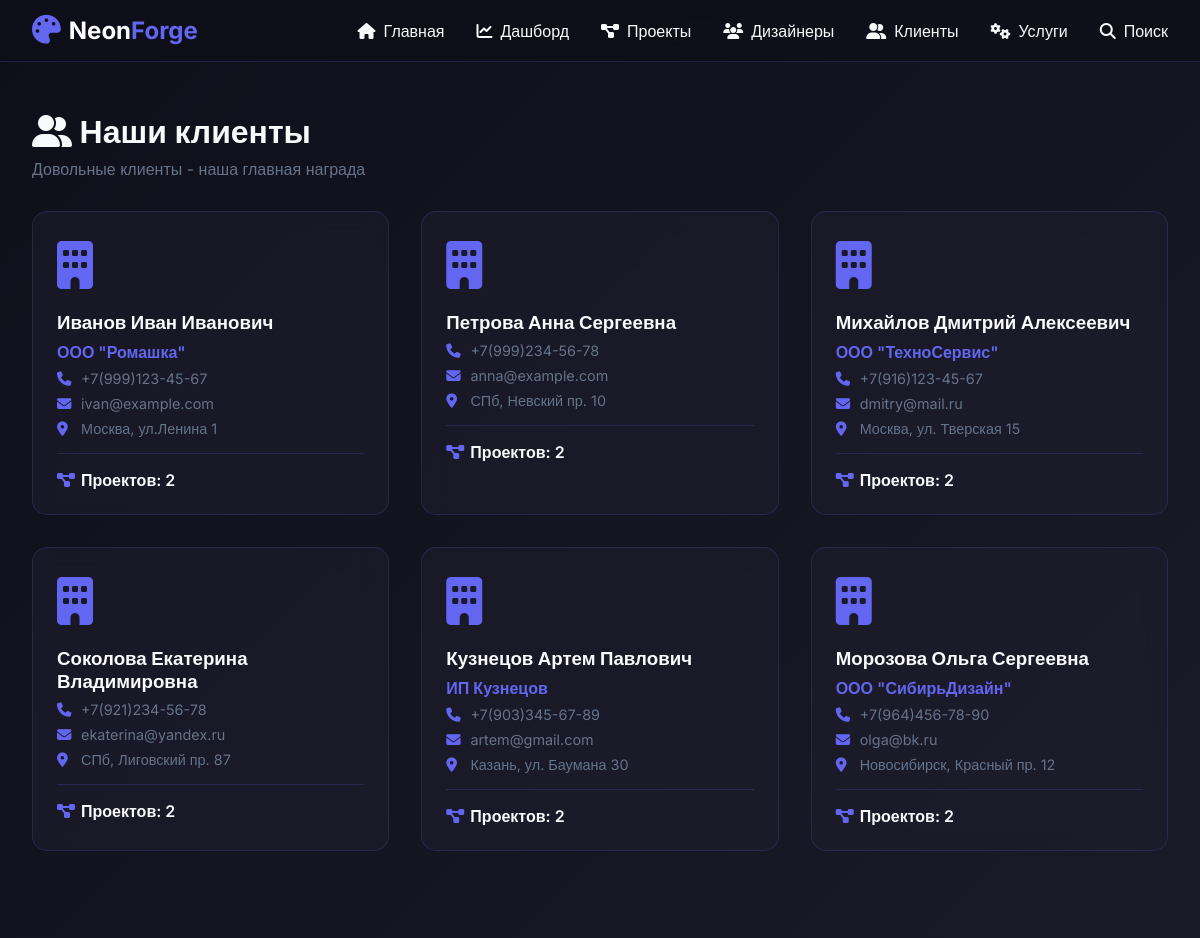
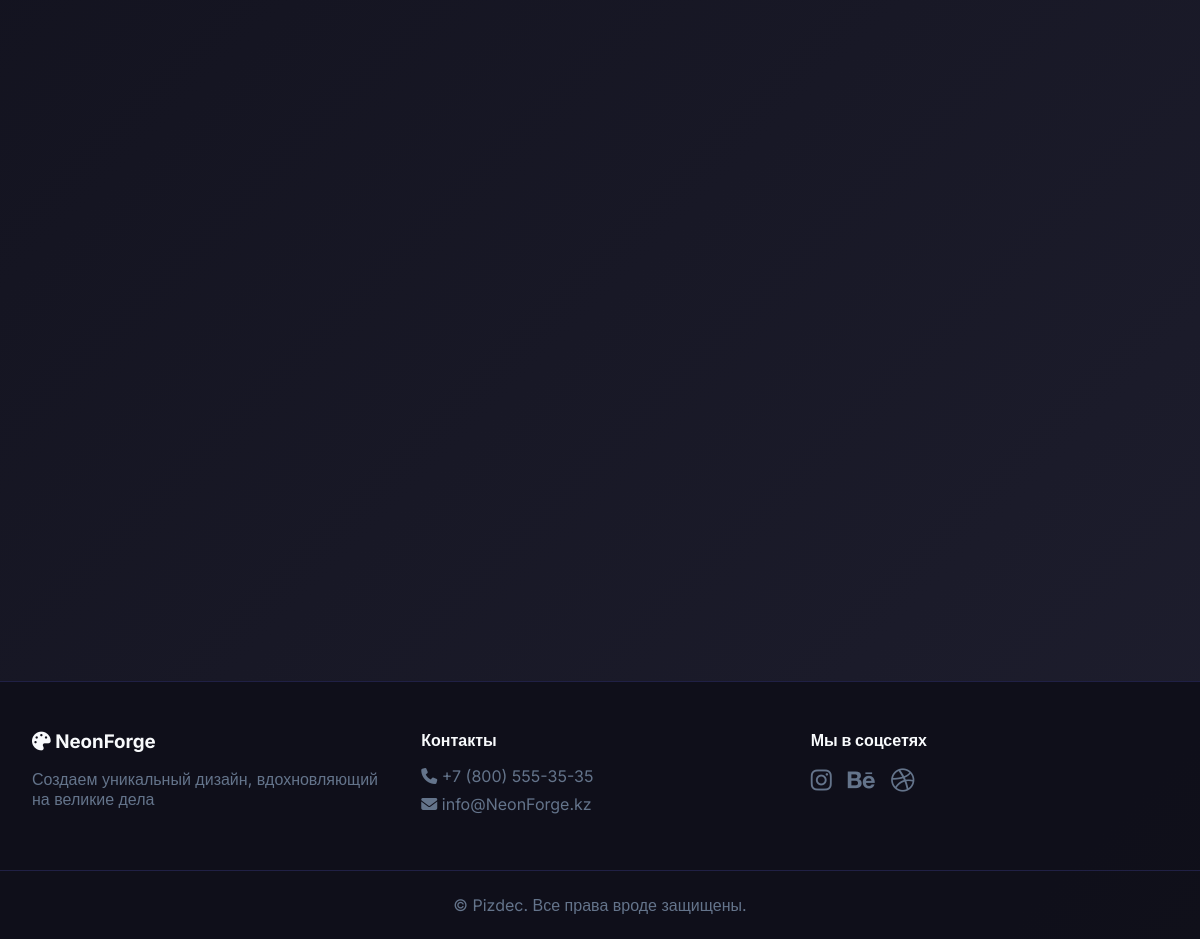
The app's page /pages/clients.php with its own data (2 pictures, top to bottom).
### pages/clients.php (the view, shortened to what this page needs)
<?php
require_once '../config/database.php';
include '../includes/header.php';
?>
<div class="container">
    <div class="page-header">
        <h1><i class="fas fa-user-friends"></i> Наши клиенты</h1>
        <p>Довольные клиенты - наша главная награда</p>
    </div>
    <div class="clients-grid">
        <?php
        $stmt = $pdo->query("
            SELECT к.*, COUNT(п.ID_Проекта) as projects_count
            FROM клиенты к
            LEFT JOIN проекты п ON к.ID_Клиента = п.ID_Клиента
            GROUP BY к.ID_Клиента
            ORDER BY projects_count DESC
        ");
        while ($client = $stmt->fetch(PDO::FETCH_ASSOC)) {
            ?>
            <div class="client-card">
                <div class="client-icon">
                    <i class="fas fa-building"></i>
                </div>
                <h3><?php echo htmlspecialchars($client['ФИО']); ?></h3>
                <?php if ($client['Компания']): ?>
                    <div class="client-company"><?php echo htmlspecialchars($client['Компания']); ?></div>
                <?php endif; ?>
                <div class="client-info">
                    <p><i class="fas fa-phone"></i> <?php echo htmlspecialchars($client['Телефон']); ?></p>
                    <p><i class="fas fa-envelope"></i> <?php echo htmlspecialchars($client['Email']); ?></p>
                    <p><i class="fas fa-map-marker-alt"></i> <?php echo htmlspecialchars($client['Адрес']); ?></p>
                    <div class="client-projects">
                        <i class="fas fa-project-diagram"></i> Проектов: <?php echo $client['projects_count']; ?>
                    </div>
                </div>
            </div>
            <?php
        }
        ?>
    </div>
</div>
<?php include '../includes/footer.php'; ?>

### assets/css/style.css (style rules this page uses)
:root { --primary: #6366f1; --primary-dark: #4f46e5; --secondary: #ec4899; --dark: #1e1e2e; --darker: #0f0f1a; --light: #f8fafc; --gray: #64748b; --success: #10b981; --warning: #f59e0b; --danger: #ef4444; }
* { margin: 0; padding: 0; box-sizing: border-box; }
body { font-family: 'Inter', sans-serif; background: linear-gradient(135deg, var(--darker) 0%, var(--dark) 100%); color: var(--light); overflow-x: hidden; }
.container { max-width: 1400px; margin: 0 auto; padding: 2rem; }
.clients-grid { display: grid; grid-template-columns: repeat(auto-fill, minmax(350px, 1fr)); gap: 2rem; }
.client-card { background: rgba(30, 30, 46, 0.5); backdrop-filter: blur(10px); border-radius: 15px; padding: 1.5rem; border: 1px solid rgba(99, 102, 241, 0.2); transition: all 0.3s ease; }
.client-icon { font-size: 3rem; color: var(--primary); margin-bottom: 1rem; }
.client-company { color: var(--primary); font-weight: 600; margin: 0.5rem 0; }
.client-info p { margin: 0.5rem 0; font-size: 0.9rem; color: var(--gray); }
.client-info i { width: 20px; color: var(--primary); }
.client-projects { margin-top: 1rem; padding-top: 1rem; border-top: 1px solid rgba(99, 102, 241, 0.2); font-weight: 600; }
.page-header { margin-bottom: 2rem; }
.page-header h1 { font-size: 2rem; margin-bottom: 0.5rem; }
.page-header p { color: var(--gray); }

### records on screen
клиенты: ФИО "Иванов Иван Иванович", Компания "ООО \"Ромашка\"", Телефон "+7(999)123-45-67", Email "ivan@example.com", Адрес "Москва, ул.Ленина 1", projects_count "2"
клиенты: ФИО "Петрова Анна Сергеевна", Телефон "+7(999)234-56-78", Email "anna@example.com", Адрес "СПб, Невский пр. 10", projects_count "2"
клиенты: ФИО "Михайлов Дмитрий Алексеевич", Компания "ООО \"ТехноСервис\"", Телефон "+7(916)123-45-67", Email "dmitry@mail.ru", Адрес "Москва, ул. Тверская 15", projects_count "2"
клиенты: ФИО "Соколова Екатерина Владимировна", Телефон "+7(921)234-56-78", Email "ekaterina@yandex.ru", Адрес "СПб, Лиговский пр. 87", projects_count "2"
клиенты: ФИО "Кузнецов Артем Павлович", Компания "ИП Кузнецов", Телефон "+7(903)345-67-89", Email "artem@gmail.com", Адрес "Казань, ул. Баумана 30", projects_count "2"
клиенты: ФИО "Морозова Ольга Сергеевна", Компания "ООО \"СибирьДизайн\"", Телефон "+7(964)456-78-90", Email "olga@bk.ru", Адрес "Новосибирск, Красный пр. 12", projects_count "2"
